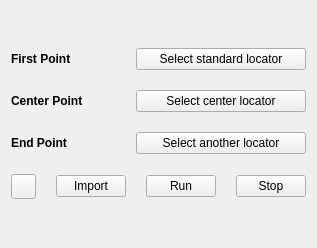
<?xml version="1.0" encoding="UTF-8"?>
<ui version="4.0">
 <class>Form</class>
 <widget class="QWidget" name="Form">
  <property name="geometry">
   <rect>
    <x>0</x>
    <y>0</y>
    <width>303</width>
    <height>248</height>
   </rect>
  </property>
  <property name="windowTitle">
   <string>Angle360_TopView</string>
  </property>
  <layout class="QGridLayout" name="gridLayout">
   <property name="topMargin">
    <number>5</number>
   </property>
   <property name="bottomMargin">
    <number>5</number>
   </property>
   <property name="spacing">
    <number>20</number>
   </property>
   <item row="0" column="0">
    <layout class="QVBoxLayout" name="verticalLayout">
     <item>
      <layout class="QHBoxLayout" name="horizontalLayout">
       <item>
        <widget class="QLabel" name="firsttxt">
         <property name="font">
          <font>
           <weight>75</weight>
           <bold>true</bold>
          </font>
         </property>
         <property name="text">
          <string>First Point</string>
         </property>
        </widget>
       </item>
       <item>
        <widget class="QPushButton" name="firstbtn">
         <property name="minimumSize">
          <size>
           <width>170</width>
           <height>0</height>
          </size>
         </property>
         <property name="maximumSize">
          <size>
           <width>150</width>
           <height>16777215</height>
          </size>
         </property>
         <property name="text">
          <string>Select standard locator</string>
         </property>
        </widget>
       </item>
      </layout>
     </item>
     <item>
      <layout class="QHBoxLayout" name="horizontalLayout_2">
       <item>
        <widget class="QLabel" name="centertxt">
         <property name="font">
          <font>
           <weight>75</weight>
           <bold>true</bold>
          </font>
         </property>
         <property name="text">
          <string>Center Point</string>
         </property>
        </widget>
       </item>
       <item>
        <widget class="QPushButton" name="centerbtn">
         <property name="minimumSize">
          <size>
           <width>170</width>
           <height>0</height>
          </size>
         </property>
         <property name="text">
          <string>Select center locator</string>
         </property>
        </widget>
       </item>
      </layout>
     </item>
     <item>
      <layout class="QHBoxLayout" name="horizontalLayout_3">
       <item>
        <widget class="QLabel" name="endtxt">
         <property name="font">
          <font>
           <weight>75</weight>
           <bold>true</bold>
          </font>
         </property>
         <property name="text">
          <string>End Point</string>
         </property>
        </widget>
       </item>
       <item>
        <widget class="QPushButton" name="endbtn">
         <property name="minimumSize">
          <size>
           <width>170</width>
           <height>0</height>
          </size>
         </property>
         <property name="text">
          <string>Select another locator</string>
         </property>
        </widget>
       </item>
      </layout>
     </item>
     <item>
      <layout class="QHBoxLayout" name="horizontalLayout_4">
       <item>
        <widget class="QPushButton" name="helpbtn">
         <property name="minimumSize">
          <size>
           <width>25</width>
           <height>25</height>
          </size>
         </property>
         <property name="text">
          <string/>
         </property>
         <property name="icon">
          <iconset>
           <normaloff>laytok.png</normaloff>laytok.png</iconset>
         </property>
        </widget>
       </item>
       <item>
        <widget class="QPushButton" name="importbtn">
         <property name="minimumSize">
          <size>
           <width>70</width>
           <height>0</height>
          </size>
         </property>
         <property name="text">
          <string>Import</string>
         </property>
        </widget>
       </item>
       <item>
        <spacer name="horizontalSpacer">
         <property name="orientation">
          <enum>Qt::Horizontal</enum>
         </property>
         <property name="sizeHint" stdset="0">
          <size>
           <width>40</width>
           <height>20</height>
          </size>
         </property>
        </spacer>
       </item>
       <item>
        <widget class="QPushButton" name="runbtn">
         <property name="minimumSize">
          <size>
           <width>70</width>
           <height>0</height>
          </size>
         </property>
         <property name="text">
          <string>Run</string>
         </property>
        </widget>
       </item>
       <item>
        <widget class="QPushButton" name="stopbtn">
         <property name="minimumSize">
          <size>
           <width>70</width>
           <height>0</height>
          </size>
         </property>
         <property name="text">
          <string>Stop</string>
         </property>
        </widget>
       </item>
      </layout>
     </item>
    </layout>
   </item>
  </layout>
 </widget>
 <resources/>
 <connections/>
</ui>
